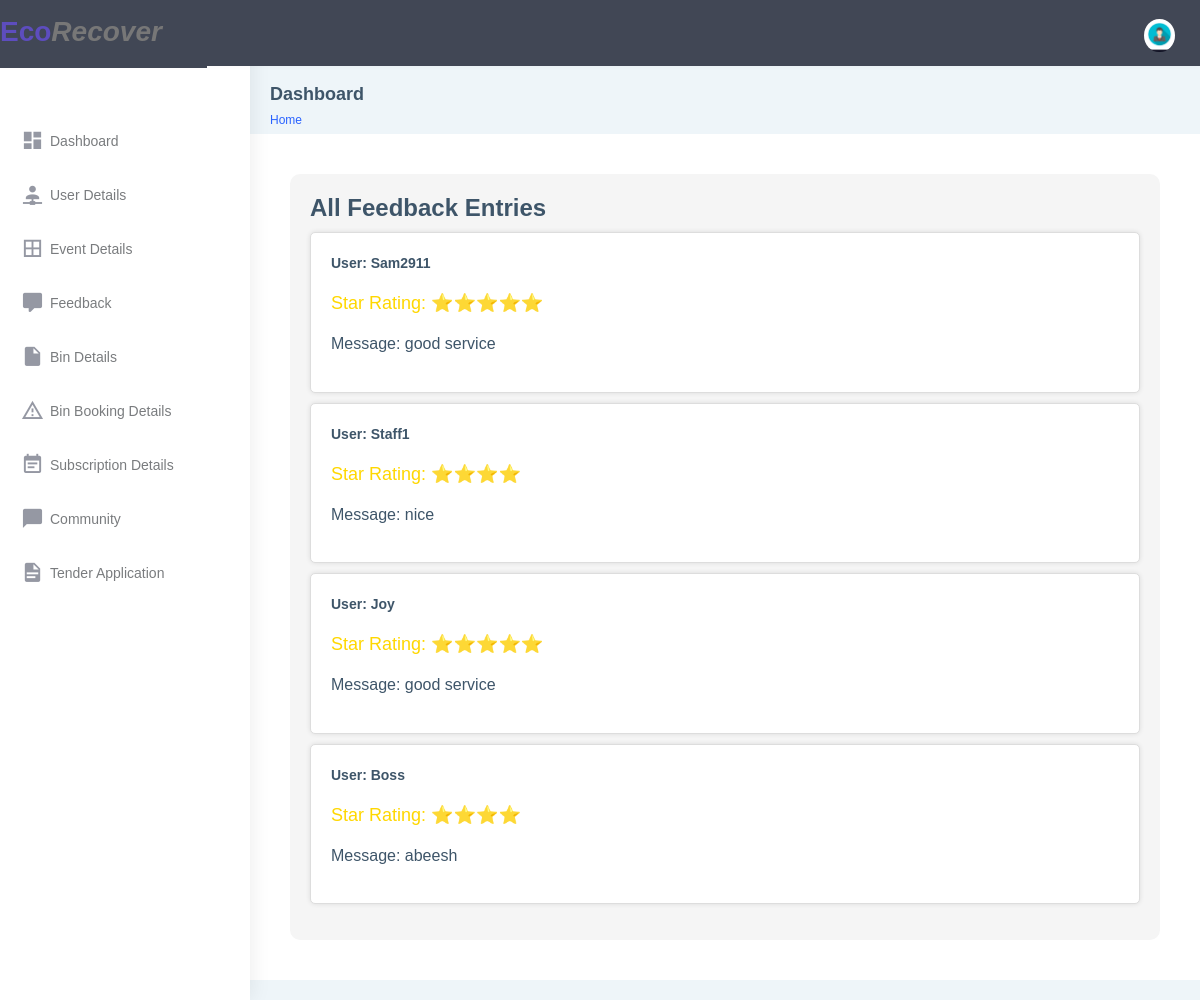
Page /feedback_lists/ (signed in) on the committed database.
### app32/models.py (models this page shows, shortened)
class Feedback(models.Model):
    user = models.ForeignKey(User, on_delete=models.CASCADE)  # Add a foreign key to User
    star_rating = models.IntegerField()
    message = models.TextField()

### app32/views.py (the view)
# urls.py: path('feedback_lists/', views.feedback_lists, name='feedback_lists'),
@never_cache
@login_required(login_url='loginn')
def feedback_lists(request):
    feedback_entries = Feedback.objects.all()  # Retrieve all feedback entries
    return render(request, 'admin/feedback_display/feedback_list.html', {'feedback_entries': feedback_entries})

### templates/admin/feedback_display/feedback_list.html (shortened to what this page needs)
{% extends 'base.html' %}
{% load static %}
                        {% block content %}
                        <div class="feedback-container">
                          <h1>All Feedback Entries</h1>
                          <ul class="feedback-list">
                            {% for entry in feedback_entries %}
                              <li class="feedback-entry">
                                <div class="user-info">
                                  <p class="user-name">User: {{ entry.user.username }}</p>
                                </div>
                                <div class="feedback-details">
                                  <p class="star-rating">Star Rating:
                                    {% if entry.star_rating == 1 %}
                                      ⭐
                                    {% elif entry.star_rating == 2 %}
                                      ⭐⭐
                                    {% elif entry.star_rating == 3 %}
                                      ⭐⭐⭐
                                      {% elif entry.star_rating == 4 %}
                                      ⭐⭐⭐⭐
                                      {% elif entry.star_rating == 5 %}
                                      ⭐⭐⭐⭐⭐
                                    {% else %}
                                      No rating
                                    {% endif %}
                                  </p>
                                  <p class="user-message">Message: {{ entry.message }}</p>
                                </div>
                              </li>
                            {% endfor %}
                          </ul>
                        </div>
  </div>
{% endblock %}

### templates/base.html (style rules this page uses)
body { font-family: Arial, sans-serif; background-color: #f4f4f4; margin: 0; padding: 0; }
h1 { font-size: 24px; margin-bottom: 10px; }

### templates/admin/feedback_display/feedback_list.html (style rules this page uses)
.feedback-container { background-color: #f5f5f5; padding: 20px; border-radius: 10px; margin: 20px; }
.feedback-list { list-style-type: none; padding: 0; }
.feedback-entry { background-color: #fff; border: 1px solid #ddd; padding: 20px; margin-bottom: 10px; border-radius: 5px; box-shadow: 0 0 5px rgba(0, 0, 0, 0.1); }
.user-info { margin-bottom: 10px; font-weight: bold; }
.star-rating { color: #FFD700; font-size: 18px; }
.user-message { font-size: 16px; line-height: 1.4; }

### rows in the picture
Feedback: user.username "Sam2911", message "good service"
Feedback: user.username "Staff1", message "nice"
Feedback: user.username "Joy", message "good service"
Feedback: user.username "Boss", message "abeesh"
